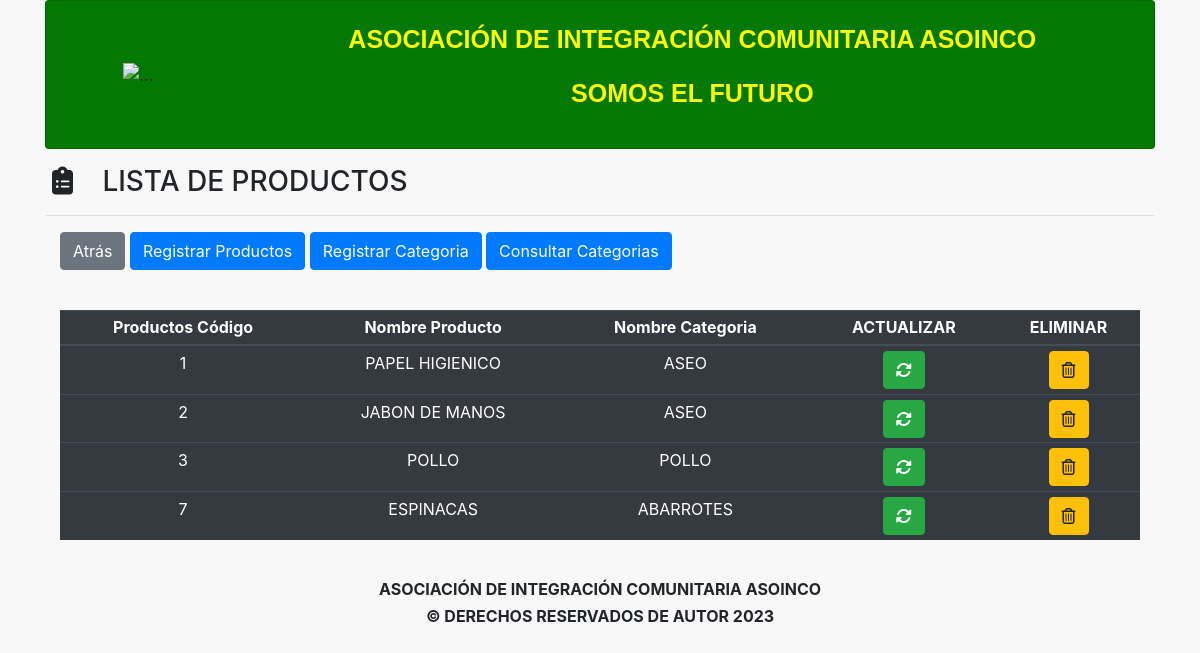
Page /?c=Productos&a=consultarProducto (signed in) on the earlier database version.
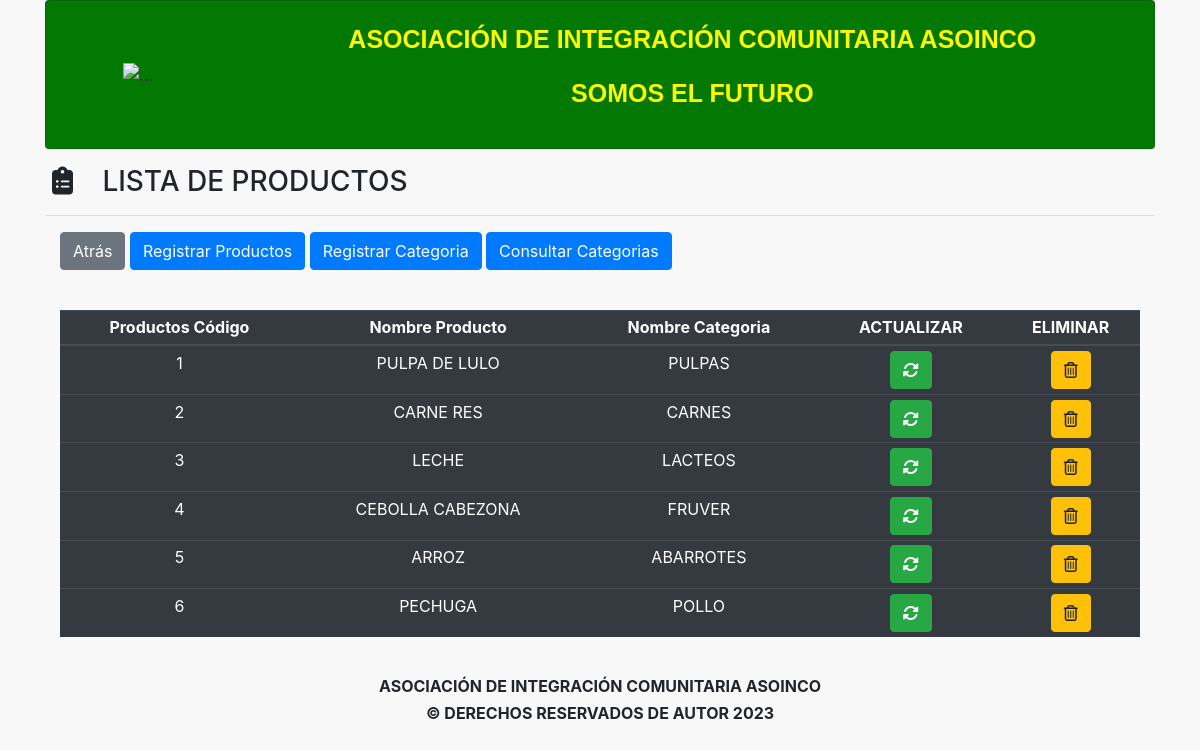
Same page on the later database version.
### tables this page shows
CREATE TABLE `productos` (
  `productos_codigo` int(100) NOT NULL,
  `nombre_producto` varchar(80) NOT NULL,
  `categoria_codigo` int(11) NOT NULL
);

CREATE TABLE `categorias` (
  `categoria_codigo` int(11) NOT NULL,
  `usuario_codigo` int(11) NOT NULL,
  `nombre_categoria` varchar(150) NOT NULL
);

### models/Database.php (called while the page is built)
<?php
    class DataBase{
        public static function connection(){
            $hostname = "localhost";
            $port = "3306";
            $database = "prueba";
            $username = "root";
            $password = "";
			$pdo = new PDO("mysql:host=$hostname;port=$port;dbname=$database;charset=utf8",$username,$password);
			$pdo->setAttribute(PDO::ATTR_ERRMODE, PDO::ERRMODE_EXCEPTION);
			return $pdo;
		}
	}
?>

### models/Producto.php (called while the page is built, shortened)
<?php
    class Producto{
        private $dbh;
        protected $productos_codigo;
        protected $nombre_producto;
        protected $categoria_codigo;
        public function __construct(){
            try {
                $this->dbh = DataBase::connection();
                $a = func_get_args();
                $i = func_num_args();
                if (method_exists($this, $f = '__construct' . $i)) {
                    call_user_func_array(array($this, $f), $a);
                }
            } catch (Exception $e) {
                die($e->getMessage());
            }
        }
        public function __construct3($productos_codigo, $nombre_producto,$categoria_codigo){
            $this->productos_codigo = $productos_codigo;
            $this->nombre_producto = $nombre_producto;
            $this->categoria_codigo = $categoria_codigo;
        }
        public function getproductos_codigo(){
            return $this->productos_codigo;
        }
        public function getnombre_producto(){
            return $this->nombre_producto;
        }
        public function getcategoria_codigo(){
            return $this->categoria_codigo;
        }
        public function consultarProductos() {
            try {
                $productoList = [];
                $sql = 'SELECT * FROM PRODUCTOS,CATEGORIAS where categorias.categoria_codigo = productos.categoria_codigo';
                $stmt = $this->dbh->query($sql);
                foreach ($stmt->fetchAll() as $producto) {
                    $productoList[] = new Producto(
                        $producto['productos_codigo'],
                        $producto['nombre_producto'],
                        $producto['nombre_categoria']
                    );
                }
                return $productoList;
            } catch (Exception $e) {
                die($e->getMessage());
            }
        }
    }
?>

### views/modules/activosnofijos_alimentos/read.alimentos.view.php (the view, shortened to what this page needs)
<div class="full-box page-header">
	<h3 class="text-left">
		<i class="fas fa-clipboard-list fa-fw"></i> &nbsp; LISTA DE PRODUCTOS
		<hr>
	</h3>
</div>
<div class="container-fluid">
	<ul class="full-box list-unstyled page-nav-tabs">
		<li>
			<a href="?c=Dashboard" class="btn btn-secondary">Atrás</a>
			<a href="?c=Productos&a=registrarProductos" class="btn btn-primary">Registrar Productos</a>
			<a href="?c=Categorias&a=registrarCategorias" class="btn btn-primary">Registrar Categoria</a>
			<a href="?c=Categorias&a=consultarCategoria" class="btn btn-primary">Consultar Categorias</a>
		</li>
		<br>
	</ul>
</div>
<div class="container-fluid">
	<div class="table-responsive">
		<table class="table table-dark table-sm">
			<thead>
				<tr class="text-center roboto-medium">
					<th>Productos Código</th>
					<th>Nombre Producto</th>
                    <th>Nombre Categoria</th>
					<th>ACTUALIZAR</th>
					<th>ELIMINAR</th>
				</tr>
			</thead>
			<tbody>
				<?php foreach ($producto as $producto): ?>
					<tr class="text-center">
						<td>
							<?php echo $producto->getproductos_codigo(); ?>
						</td>
						<td>
							<?php echo $producto->getnombre_producto(); ?>
						</td>
                        <td>
							<?php echo $producto->getcategoria_codigo(); ?>
						</td>
						<td>
                             <a href="?c=Productos&a=actualizarProductos&productos_codigo=<?php echo $producto->getproductos_codigo() ?>" class="btn btn-success">
                                 <i class="fas fa-sync-alt"></i>
                             </a>
                         </td>
                         <td>
                             <a href="?c=Productos&a=eliminarProductos&productos_codigo=<?php echo $producto->getproductos_codigo() ?>" class="btn btn-warning">
                                 <i class="far fa-trash-alt"></i>
                             </a>
                         </td>
					</tr>
				<?php endforeach; ?>
			</tbody>
		</table>
	</div>
</div>

### index.php (shortened to what this page needs)
<?php
require_once "models/Database.php";
if (!isset($_REQUEST['c'])){
    require_once "controllers/Landing.php";
    $controller = new Landing;
    $controller->index();
} else {
    $controller = new $controller;
    $action = isset($_REQUEST['a']) ? $_REQUEST['a'] : "index";
    call_user_func(array($controller, $action));
}
?>

### controllers/Productos.php (shortened to what this page needs)
<?php session_start();
    require_once "models/Producto.php";
    class Productos{
        public function consultarProducto(){
            if ($_SERVER['REQUEST_METHOD'] == 'GET') {
                $producto = new Producto;
                $producto = $producto->consultarProductos();
                require_once "views/roles/Admin/header1.view.php";
                require_once "views/modules/activosnofijos_alimentos/read.alimentos.view.php";
                require_once "views/roles/admin/footer.view.php";
            }
        }
    }
?>

### views/roles/Admin/header1.view.php (shortened to what this page needs)
<!DOCTYPE html>
<html lang="en">
<head>
  <link rel="stylesheet" href="assets/css/bootstrap.min.css">
  <link rel="stylesheet" href="assets/css/styles.css">
  <link rel="stylesheet" href="assets/css/all.css">
  <link rel="stylesheet" href="https://cdn.datatables.net/1.13.6/css/jquery.dataTables.min.css
  ">
  <link rel="stylesheet" href="https://cdn.datatables.net/buttons/2.4.1/css/buttons.dataTables.min.css">
</head>
<body>
  <div class="container">
    <div class="card mb-3 colorlogo" style="max-width: 100%;">
      <div class="row no-gutters">
        <div class="col-md-2 centrar">
          <img class="imagen1 colorlogo" src="assets/img/logo3.png" alt="...">
        </div>
        <div class="col-md-10">
          <div class="card-body">
            <p class="card-text letra centrar"><b>ASOCIACIÓN DE INTEGRACIÓN COMUNITARIA ASOINCO</b></p>
            <p class="letra centrar"><b>SOMOS EL FUTURO</b></p>
          </div>
        </div>
      </div>
    </div>

### views/roles/Admin/footer.view.php (shortened to what this page needs)
<footer>
    <br>
    <h6 class="centrar"><b>ASOCIACIÓN DE INTEGRACIÓN COMUNITARIA ASOINCO</b></h6>
    <h6 class="centrar"><b>&copy; DERECHOS RESERVADOS DE AUTOR 2023</b></h6>
</footer>
</body>
</html>

### assets/css/styles.css (style rules this page uses)
body { background-color: rgb(248, 248, 248); }
.imagen1 { width: 150px; height: 150px; }
.letra { font-family: Arial, Helvetica, sans-serif; font-size: 25px; color:#FCF904; }
.centrar { text-align: center; align-content: center; align-items: center; }
.colorlogo { background: rgb(3, 120, 3); }

Differences in the rows shown:
removed productos: productos_codigo "7", nombre_producto "ESPINACAS", categoria_codigo.nombre_categoria "ABARROTES"
changed productos "1": nombre_producto "PAPEL HIGIENICO" → "PULPA DE LULO"; categoria_codigo.nombre_categoria "ASEO" → "PULPAS"
changed productos "2": nombre_producto "JABON DE MANOS" → "CARNE RES"; categoria_codigo.nombre_categoria "ASEO" → "CARNES"
changed productos "3": nombre_producto "POLLO" → "LECHE"; categoria_codigo.nombre_categoria "POLLO" → "LACTEOS"
added productos: productos_codigo "4", nombre_producto "CEBOLLA CABEZONA", categoria_codigo.nombre_categoria "FRUVER"
added productos: productos_codigo "5", nombre_producto "ARROZ", categoria_codigo.nombre_categoria "ABARROTES"
added productos: productos_codigo "6", nombre_producto "PECHUGA", categoria_codigo.nombre_categoria "POLLO"
